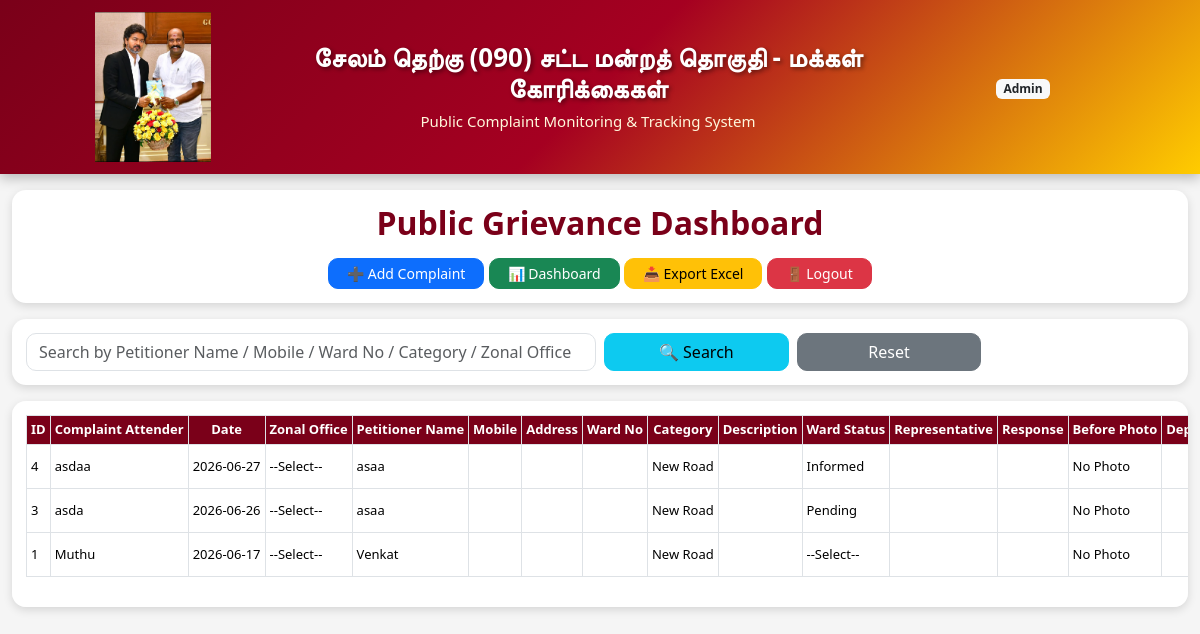
Before: / (signed in) with the older database file.
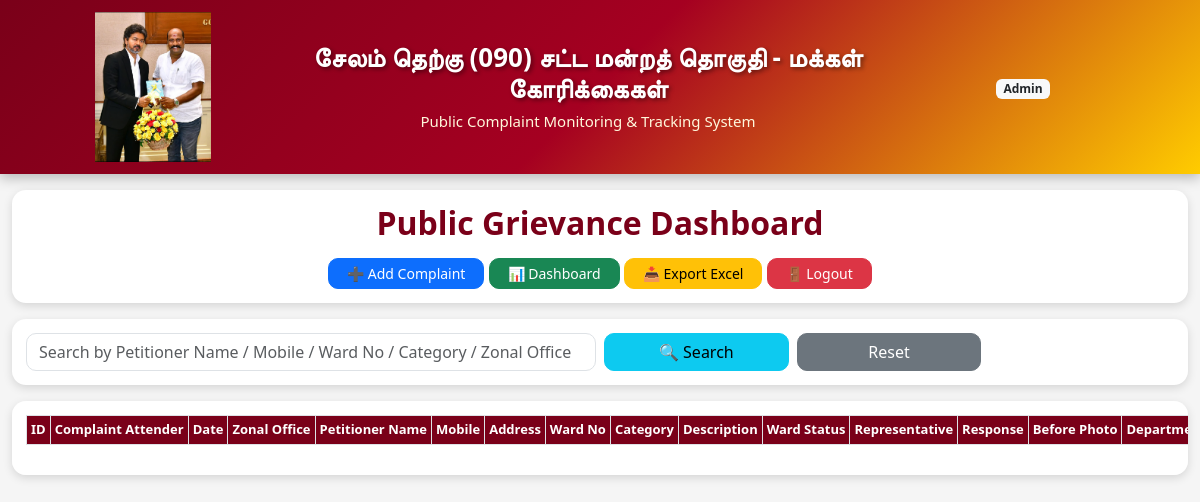
After: the same page with the newer database file.
### tables this page shows
CREATE TABLE complaints(
    id INTEGER PRIMARY KEY AUTOINCREMENT,
    complaint_no TEXT,
    citizen_name TEXT,
    mobile TEXT,
    ward_no TEXT,
    category TEXT,
    description TEXT,
    status TEXT,
    created_date TIMESTAMP DEFAULT CURRENT_TIMESTAMP
, village TEXT, area TEXT, assigned_to TEXT, priority TEXT, remarks TEXT, followup_date TEXT, division_no TEXT, zonal_office TEXT, complaint_attender TEXT, complaint_date TEXT, ward_notification_status TEXT, ward_representative TEXT, representative TEXT, response_details TEXT, informed_to_department TEXT, inital_action_status TEXT, progress_update_status TEXT, final_resolution_status TEXT, petitioner_address TEXT, remarks_and_notes TEXT, petitioner_name TEXT, before_photo TEXT, after_photo TEXT, complaint_tracking_no TEXT);

### app.py (the view)
@app.route("/")
def home():
    if "user" not in session:
        return redirect("/login_page")
    conn = get_db()
    complaints = conn.execute(
        """
        SELECT *
        FROM complaints
        ORDER BY id DESC
        """
    ).fetchall()
    conn.close()
    return render_template("complaints.html", complaints=complaints)

### app.py (called while the page is built)
def get_db():
    conn = sqlite3.connect(DB_FILE, check_same_thread=False)
    conn.row_factory = sqlite3.Row
    return conn

### templates/complaints.html (shortened to what this page needs)
<!DOCTYPE html>
<html>
<head>
    <link href="https://cdn.jsdelivr.net/npm/bootstrap@5.3.3/dist/css/bootstrap.min.css" rel="stylesheet">
</head>
<body>
<div class="container-fluid header-section">
    <div class="row align-items-center w-100">
        <div class="col-md-3 text-center">
            <img src="{{ url_for('static', filename='images/logo.png') }}" class="logo">
        </div>
        <div class="col-md-6 text-center">
            <div class="header-title">
                சேலம் தெற்கு (090) சட்ட மன்றத் தொகுதி - மக்கள் கோரிக்கைகள்
            </div>
            <div class="header-subtitle">
                Public Complaint Monitoring & Tracking System
            </div>
        </div>
        <div class="col-md-3 text-center">
            <span class="badge bg-light text-dark">
                {{ session.get('role', '') }}
            </span>
        </div>
    </div>
</div>
<div class="container-fluid mt-3">
    <div class="dashboard-card mb-3">
        <h2 class="dashboard-title text-center mb-3">Public Grievance Dashboard</h2>
        <div class="text-center">
            <a href="/add" class="btn btn-primary btn-sm">➕ Add Complaint</a>
            <a href="/dashboard" class="btn btn-success btn-sm">📊 Dashboard</a>
            <a href="/export" class="btn btn-warning btn-sm">📥 Export Excel</a>
            <a href="/logout" class="btn btn-danger btn-sm">🚪 Logout</a>
        </div>
    </div>
    <div class="search-box mb-3">
        <form action="/search">
            <div class="row g-2 align-items-center">
                <div class="col-md-6">
                    <input class="form-control" name="keyword" placeholder="Search by Petitioner Name / Mobile / Ward No / Category / Zonal Office">
                </div>
                <div class="col-md-2">
                    <button class="btn btn-info w-100">🔍 Search</button>
                </div>
                <div class="col-md-2">
                    <a href="/" class="btn btn-secondary w-100">Reset</a>
                </div>
            </div>
        </form>
    </div>
    <div class="table-container">
        <table class="table table-bordered table-hover table-sm">
            <thead>
                <tr>
                    <th>ID</th>
                    <th>Complaint Attender</th>
                    <th>Date</th>
                    <th>Zonal Office</th>
                    <th>Petitioner Name</th>
                    <th>Mobile</th>
                    <th>Address</th>
                    <th>Ward No</th>
                    <th>Category</th>
                    <th>Description</th>
                    <th>Ward Status</th>
                    <th>Representative</th>
                    <th>Response</th>
                    <th>Before Photo</th>
                    {% if session.get('role') == 'Admin' %}
                    <th>Department</th>
                    {% endif %}
                </tr>
            </thead>
            <tbody>
                {% for row in complaints %}
                <tr>
                    <td>{{ row.id }}</td>
                    <td>{{ row.complaint_attender }}</td>
                    <td>{{ row.complaint_date }}</td>
                    <td>{{ row.zonal_office }}</td>
                    <td>{{ row.petitioner_name }}</td>
                    <td>{{ row.mobile }}</td>
                    <td>{{ row.petitioner_address }}</td>
                    <td>{{ row.ward_no }}</td>
                    <td>{{ row.category }}</td>
                    <td>{{ row.description }}</td>
                    <td>{{ row.ward_notification_status }}</td>
                    <td>{{ row.ward_representative }}</td>
                    <td>{{ row.response_details }}</td>
                    <td>
                        {% if row.before_photo %}
                        <a href="{{ url_for('static', filename=row.before_photo) }}" target="_blank">View</a>
                        {% else %}
                        No Photo
                        {% endif %}
                    </td>
                    {% if session.get('role') == 'Admin' %}
                    <td>{{ row.informed_to_department }}</td>
                    {% endif %}
                </tr>
                {% endfor %}
            </tbody>
        </table>
    </div>
</div>
</body>
</html>

### templates/complaints.html (style rules this page uses)
body { background: #f5f5f5; }
.header-section { background: linear-gradient(135deg, #7a0019, #a50021, #ffcc00); color: white; padding: 12px 20px; min-height: 160px; box-shadow: 0 4px 12px rgba(0,0,0,0.25); display: flex; align-items: center; }
.logo { max-height: 150px; width: auto; }
.header-title { font-size: 26px; font-weight: 800; line-height: 1.2; text-align: center; text-shadow: 2px 2px 4px rgba(0,0,0,0.45); }
.header-subtitle { font-size: 15px; color: #fff8dc; text-align: center; margin-top: 6px; }
.page-card, .dashboard-card, .search-box, .table-container { background: white; border-radius: 14px; box-shadow: 0 3px 10px rgba(0,0,0,0.13); }
.dashboard-card, .search-box, .table-container { padding: 14px; }
.page-title, .dashboard-title { color: #7a0019; font-weight: 800; }
.form-control { border-radius: 10px; }
.btn { border-radius: 10px; padding-left: 18px; padding-right: 18px; }
table { white-space: nowrap; font-size: 13px; margin-bottom: 0; }
.table-container { overflow-x: auto; max-height: 65vh; }
thead th { position: sticky; top: 0; background: #7a0019 !important; color: white !important; z-index: 100; text-align: center; vertical-align: middle; }

Changed rows visible on the page:
removed complaints: id "4", complaint_attender "asdaa", complaint_date "2026-06-27", zonal_office "--Select--", petitioner_name "asaa", category "New Road", ward_notification_status "Informed"
removed complaints: id "3", complaint_attender "asda", complaint_date "2026-06-26", zonal_office "--Select--", petitioner_name "asaa", category "New Road", ward_notification_status "Pending"
removed complaints: id "1", complaint_attender "Muthu", complaint_date "2026-06-17", zonal_office "--Select--", petitioner_name "Venkat", category "New Road", ward_notification_status "--Select--"
